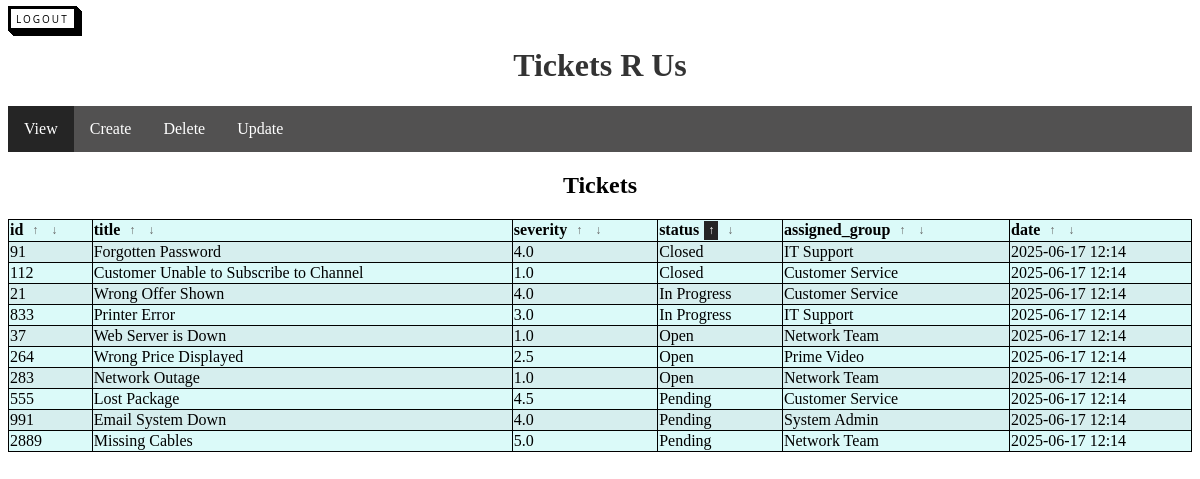
The page /tickets/main?sort=status&order=asc (signed in) on the database its author committed.
### models.py (models this page shows)
class Tickets(db.Model):
    id = db.Column(db.Integer, primary_key=True, autoincrement=False)
    title = db.Column(db.String(256), nullable=False)
    severity = db.Column(db.Float, nullable=False)
    status = db.Column(db.String(50), nullable=False)
    assigned_group = db.Column(db.String(100), nullable=False)
    date = db.Column(db.DateTime(timezone=True))

### blueprints/tickets/routes.py (the view)
@tickets_blueprint.route('/main')
@login_required
def main():
    sort_by = request.args.get('sort', 'id')
    order = request.args.get('order', 'asc')
    if order == 'asc':
        tickets = Tickets.query.order_by(getattr(Tickets, sort_by).asc()).all()
    else:
        tickets = Tickets.query.order_by(getattr(Tickets, sort_by).desc()).all()
    columns = Tickets.__table__.columns.keys()
    return render_template('main.html',
                           tickets=tickets,
                           columns=columns,
                           selected_ticket=None,
                           active_tab='view',
                           sort_by=sort_by,
                           order=order)

### __init__.py (called while the page is built)
def create_app(test_config=None):
    app = Flask(__name__)
    if test_config is None:
        app.config.from_object(Config)
    else:
        app.config.update(test_config)
    db.init_app(app)
    login_manager.login_view = 'auth.login'
    login_manager.login_message_category = 'failure'
    login_manager.init_app(app)
    from blueprints.auth.routes import auth_blueprint
    from blueprints.tickets.routes import tickets_blueprint
    from blueprints.main.routes import main_blueprint
    app.register_blueprint(auth_blueprint, url_prefix='/auth')
    app.register_blueprint(tickets_blueprint, url_prefix='/tickets')
    app.register_blueprint(main_blueprint)
    @login_manager.user_loader
    def load_user(id):
        return User.query.get(int(id))
    if test_config and test_config.get('TESTING'):
        with app.app_context():
            db.create_all()
    return app

### templates/main.html (shortened to what this page needs)
<!DOCTYPE html>
<html>
<head>
    <link rel="stylesheet" href="{{ url_for('static', filename='css/style.css') }}">
</head>
<body>
    <a href="{{ url_for('auth.logout') }}" class="button-back">Logout</a>
    <h1>Tickets R Us</h1>
    <ul>
        <li><a href="#view" onclick="setActive(this)" class="tab-link active" data-tab="view">View</a></li>
        <li><a href="#create" onclick="setActive(this)" class="tab-link" data-tab="create">Create</a></li>
        <li><a href="#delete" onclick="setActive(this)" class="tab-link" data-tab="delete">Delete</a></li>
        <li><a href="#update" onclick="setActive(this)" class="tab-link" data-tab="update">Update</a></li>
    </ul>
    <div id="view" class="tab">
        <h2>Tickets</h2>
        <table align="center" style="width:100%">
            <tr>
                {% for column in columns %}
                <th>
                    <div class="sort-header">
                        {{ column }}
                        <a href="{{ url_for('tickets.main', sort=column, order='asc') }}"
                            class="sort-link {% if sort_by==column and order=='asc' %}active{% endif %}">↑</a>
                        <a href="{{ url_for('tickets.main', sort=column, order='desc') }}"
                            class="sort-link {% if sort_by==column and order=='desc' %}active{% endif %}">↓</a>
                    </div>
                </th>
                {% endfor %}
            </tr>
            {% for ticket in tickets %}
            <tr>
                <td>{{ ticket.id }}</td>
                <td>{{ ticket.title }}</td>
                <td>{{ ticket.severity }}</td>
                <td>{{ ticket.status }}</td>
                <td>{{ ticket.assigned_group }}</td>
                <td>{{ ticket.date.strftime('%Y-%m-%d %H:%M') }}</td>
            </tr>
            {% endfor %}
        </table>
    </div>
</body>
</html>

### static/css/style.css (style rules this page uses)
h1 { color: #333; text-align: center; }
h2 { text-align: center; }
.button-back { font-family: "Open Sans", sans-serif; font-size: 10px; letter-spacing: 2px; text-decoration: none; text-transform: uppercase; color: #000; cursor: pointer; border: 3px solid; padding: 0.25em 0.5em; box-shadow: 1px 1px 0px 0px, 2px 2px 0px 0px, 3px 3px 0px 0px, 4px 4px 0px 0px, 5px 5px 0px 0px; position: relative; user-select: none; -webkit-user-select: none; touch-action: manipulation; }
ul { list-style-type: none; margin: 0; padding: 0; overflow: hidden; background-color: #525151; }
li { float: left; }
li a { display: block; color: white; text-align: center; padding: 14px 16px; text-decoration: none; }
.active { background-color: #252525; }
tr:nth-child(even) { background-color: #d6eeee; }
tr:nth-child(odd) { background-color: #dbfaf9; }
table, th, td { border: 1px solid black; border-collapse: collapse; }
.sort-header { display: flex; align-items: center; gap: 5px; }
.sort-link { text-decoration: none; color: #666; font-size: 12px; padding: 2px 4px; }
.sort-link.active { font-weight: bold; color: #ffffff; }

### rows shown on the page
Tickets: id "91", title "Forgotten Password", severity "4.0", status "Closed", assigned_group "IT Support", date "2025-06-17 12:14"
Tickets: id "112", title "Customer Unable to Subscribe to Channel", severity "1.0", status "Closed", assigned_group "Customer Service", date "2025-06-17 12:14"
Tickets: id "21", title "Wrong Offer Shown", severity "4.0", status "In Progress", assigned_group "Customer Service", date "2025-06-17 12:14"
Tickets: id "833", title "Printer Error", severity "3.0", status "In Progress", assigned_group "IT Support", date "2025-06-17 12:14"
Tickets: id "37", title "Web Server is Down", severity "1.0", status "Open", assigned_group "Network Team", date "2025-06-17 12:14"
Tickets: id "264", title "Wrong Price Displayed", severity "2.5", status "Open", assigned_group "Prime Video", date "2025-06-17 12:14"
Tickets: id "283", title "Network Outage", severity "1.0", status "Open", assigned_group "Network Team", date "2025-06-17 12:14"
Tickets: id "555", title "Lost Package", severity "4.5", status "Pending", assigned_group "Customer Service", date "2025-06-17 12:14"
Tickets: id "991", title "Email System Down", severity "4.0", status "Pending", assigned_group "System Admin", date "2025-06-17 12:14"
Tickets: id "2889", title "Missing Cables", severity "5.0", status "Pending", assigned_group "Network Team", date "2025-06-17 12:14"

### other values the page prints
{{ column }} "id" "title" "severity" "status" "assigned_group" "date"
